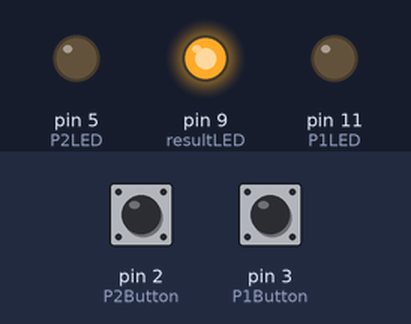
Recording of a sketch running on a simulated Arduino Uno, built with avr-gcc and run on an emulated ATmega328P. On the bench: output pins drawn as LEDs (lit = HIGH). Inputs (shaded band) come from the test bench; at power-on: pin 2 (P2Button) LOW, pin 3 (P1Button) LOW. Random numbers use the default seed unless the sketch sets one.

Above: at 5.5 s.
5.6 s: pin 2 (P2Button) pulled HIGH for 0.2 s
At 7.1 s:
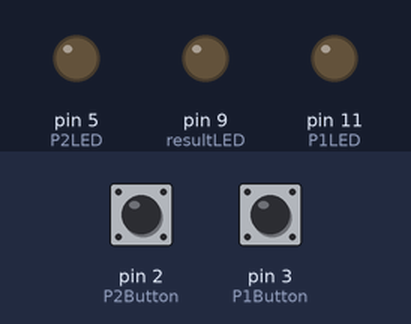
8.1 s: pin 3 (P1Button) pulled HIGH for 3.2 s
At 11.6 s:
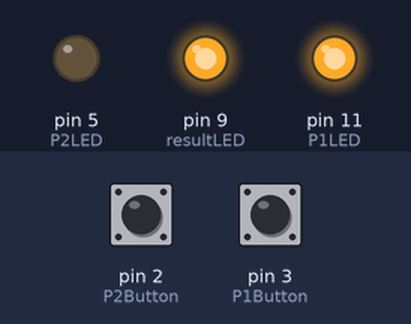
13.3 s: pin 2 (P2Button) pulled HIGH for 3.2 s
At 15.5 s:
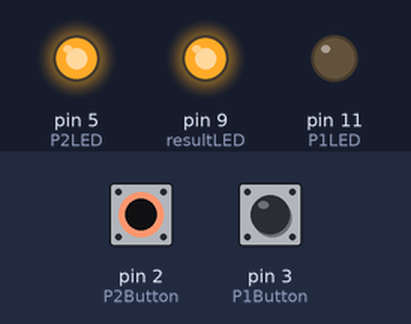
Timing chart, 0 to 22.1 s (numbered marks = the images above; inputs shaded):
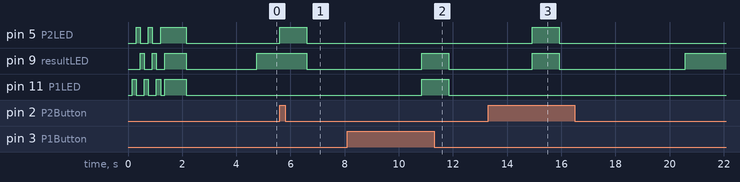

Measured:
- after the input at 5.6 s, pin 5 (P2LED): LOW → HIGH at once, → LOW 1.0 s later; pin 9 (resultLED): HIGH → LOW after 1.0 s
- after the input at 8.1 s, pin 11 (P1LED): LOW → HIGH after 2.7 s, → LOW 1.0 s later
- after the input at 13.3 s, pin 5 (P2LED): LOW → HIGH after 1.6 s, → LOW 1.0 s later

The sketch:

ReactionGame.ino
```cpp
int P1LED = 11;     // Player 1's LED
int P2LED = 5;      // Player 2's LED
int resultLED = 9;  // result/reaction LED
int P1Button = 3;   // Player 1's button
int P2Button = 2;   // Player 1's button

int nOfGames = 4;   // Number of games before a round ends

bool pressed;

void setup() {
  pinMode(resultLED, OUTPUT);
  pinMode(P2LED, OUTPUT);
  pinMode(P1LED, OUTPUT);
  pinMode(P2Button, INPUT);
  pinMode(P1Button, INPUT);
  pressed = 0;
}

void loop() {
  int count = 0;

  // Intro
  lightsShine(3);
  lightsBlink(1, 800);

  // Game Start
  for (int i = 0; i < nOfGames; i++){
    delay(random(1000,5000));
    digitalWrite(resultLED, HIGH);

    while (!pressed){
      if ( digitalRead(P1Button) == HIGH ){
        digitalWrite(P1LED, HIGH);
        pressed = 1;
        count++;
        delay(1000);
      }

      if (( digitalRead(P2Button) == HIGH ) && (!pressed) ){
        digitalWrite(P2LED, HIGH);
        pressed = 1;
        delay(1000);
      }
    }

    lightsOff();
    pressed = 0;
  }

  // End of Game
  lightsBlink(1, 300);
  lightsShine(3);
  lightsBlink(1, 800);

  // Show Scores
  lightBlink(nOfGames-count, P1LED);
  delay(800);
  lightBlink(nOfGames-count, P2LED);

  lightsShine(3);
  lightsBlink(1, 800);

  // Blink for Winner
  if ( nOfGames/count == 2){
    lightBlink(6, P1LED, nOfGames-count);
  } else if ( nOfGames/count > 2){
    lightBlink(6, P2LED);
  } else if ( nOfGames/count < 2){
    lightsBlink(6);
  }
}

void lightBlink(int pin, int cycles){
  lightBlink(pin, cycles, 350);
}

void lightBlink(int pin, int cycles, int millisec){
   for (int i = 0; i < cycles; i++) {
    digitalWrite(pin, HIGH);
    delay(millisec);
    digitalWrite(pin, LOW);
    delay(millisec);
   }
}

void lightsBlink(int cycles){
  lightsBlink(cycles, 300);
}

void lightsBlink(int cycles, int millisec){
  for (int i = 0; i < cycles; i++) {
    lightsOn();
    delay(millisec);
    lightsOff();
    delay(millisec);
  }
}

void lightsShine (int cycles){
  lightsShine (cycles, 150);
}

void lightsShine (int cycles, int millisec){
  for (int i = 0; i < cycles; i++) {
    delay(millisec);
    digitalWrite(P1LED, HIGH);
    digitalWrite(P2LED, LOW);
    digitalWrite(resultLED, LOW);

    delay(millisec);
    digitalWrite(P1LED, LOW);
    digitalWrite(P2LED, HIGH);
    digitalWrite(resultLED, LOW);

    delay(millisec);
    digitalWrite(P1LED, LOW);
    digitalWrite(P2LED, LOW);
    digitalWrite(resultLED, HIGH);
  }
  digitalWrite(resultLED, LOW);
}

void lightsOn(){
  digitalWrite(P1LED, HIGH);
  digitalWrite(P2LED, HIGH);
  digitalWrite(resultLED, HIGH);
}

void lightsOff(){
  digitalWrite(P1LED, LOW);
  digitalWrite(P2LED, LOW);
  digitalWrite(resultLED, LOW);
}
```
